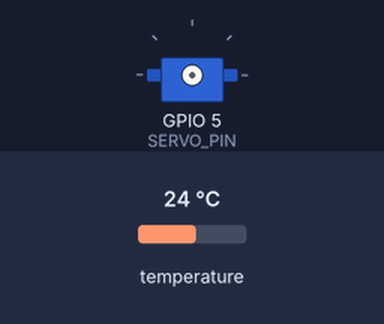
Bench run of a sketch on a simulated ESP8266 (NodeMCU). Parts: servo. The test bench sets the inputs (shaded band); at power-on: temperature 24 °C. WiFi joins after 1.5 s; servers stay silent unless stated; no MQTT or app messages arrive unless stated; what the sketch prints to the serial monitor is not drawn.

Above: at 0.0 s.
At 2.2 s:
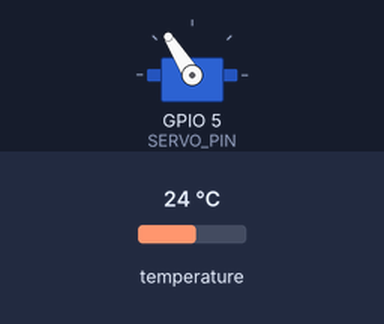
Timing chart, 0 to 3.7 s (numbered marks = the images above):
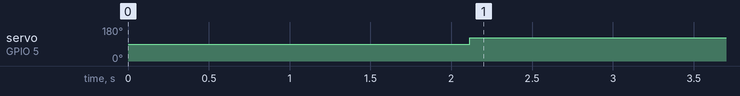

The sketch:

node_temp_w_bluemix.ino
```cpp
// (licence header left out)
#include <Adafruit_BMP085.h> // This is the modified version!
#include <ESP8266WiFi.h>
#include <PubSubClient.h>
#include <Servo.h>
#include <Wire.h>

/* Define the onboard LED in case we want to flash it */
//#define LED D0

/* Values will want (temp till we can push from IoTF) */
boolean HEATER_ON = true;
float DESIRED_TEMP = 21.65;
int ON_POSITION = 153;
int OFF_POSITION = 122;
int SERVO_PIN = 5; // D1 (NodeMCU) / GPIO 5 (ESP8266)

/* ----- FILL IN CUSTOM VALUES BELOW ----- */
const char* ssid = "<WIFI SSID>";
const char* password = "<WIFI PASSWORD>";
#define ORG "<IBM IoTF Organization>"
#define DEVICE_TYPE "NodeMCU" // Can change to whatever
#define DEVICE_ID "<UNIQUE DEVICE ID>"
#define TOKEN "<IBM IoTF Device Token>"
/* ----- FILL IN CUSTOM VALUES ABOVE ----- */

/* Function prototypes: */
boolean toggleHeater(float, float, boolean);
void turnHeaterOn();
void turnHeaterOff();

char server[] = ORG ".messaging.internetofthings.ibmcloud.com";
char topic[] = "iot-2/evt/status/fmt/json";
char authMethod[] = "use-token-auth";
char token[] = TOKEN;
char clientId[] = "d:" ORG ":" DEVICE_TYPE ":" DEVICE_ID;

WiFiClient wifiClient;
PubSubClient client(server, 1883, NULL, wifiClient);

Adafruit_BMP085 bmp; // Get the BMP180 up and going
Servo myservo; // Get the servo up and going

void setup() {
  delay(500);
  Serial.begin(9600);
  if (!bmp.begin()) {
    Serial.println("Could not find a valid BMP085 sensor, check wiring!");
    while (1) {}
  }
  Serial.println();
  Serial.print("Connecting to ");
  // Serial.print(ssid);
  WiFi.begin(ssid, password);
  while (WiFi.status() != WL_CONNECTED) {
    delay(500);
    Serial.print(".");
  }
  Serial.println("");
  Serial.print("WiFi connected, IP address: ");
  // Serial.println(WiFi.localIP());

  /* Set the onboard LED as an output device */
  // pinMode(LED, OUTPUT);
  // digitalWrite(LED, HIGH); // LED high/low is inverted. (This turns it off.)

  /* Start up the servo */
  myservo.attach(SERVO_PIN);
}

/* Initialize the temperature value here */
float cTemp = 0.0;
boolean heaterOn = false;

void loop() {

  /* Connect to WiFi and print out the status */
  if (!!!client.connected()) {
    Serial.print("Reconnecting client to ");
    Serial.println(server);
    while (!!!client.connect(clientId, authMethod, token)) {
      Serial.print(".");
      delay(500);
    }
    Serial.println();
  }

  /* Get the temperature */
  cTemp = bmp.readTemperature();
  heaterOn = toggleHeater(DESIRED_TEMP, cTemp, HEATER_ON);

  /* Assemble the data payload */
  String payload = "{\"d\":{\"cTemp\":";
  payload += cTemp;
  payload += ",\"active\":";
  payload += heaterOn;
  payload += "}}";

  /* Print out the assembled payload */
  // Serial.print("Sending payload: ");
  // Serial.println(payload);

  /* Send the payload. Uncomment prints for debugging. */
  if (client.publish(topic, (char*) payload.c_str())) {
    // Serial.println("Publish ok");
  } else {
    // Serial.println("Publish failed");
  }

  /* Delay before repeating the process */
  delay(60000); // 1000 == one second
}

boolean toggleHeater(float tempDesired, float tempActual, boolean heat) {
  if (heat == true) { // If we are heating the room...
    if (tempActual < tempDesired) {
      // Turn on the heater
      turnHeaterOn();
      return true;
    }
    else {
      turnHeaterOff();
      return false;
    }
  }
  else { // If we are cooling the room...
    if (tempActual > tempDesired) {
      // Turn on the A/C
      turnHeaterOn();
      return true;
    }
    else {
      turnHeaterOff();
      return false;
    }
  }
}

void turnHeaterOn() {
  myservo.write(ON_POSITION);
}

void turnHeaterOff() {
  myservo.write(OFF_POSITION);
}
```

Measured:
- by itself, servo on GPIO 5 (SERVO_PIN): 90° → 122° at 2.1 s
